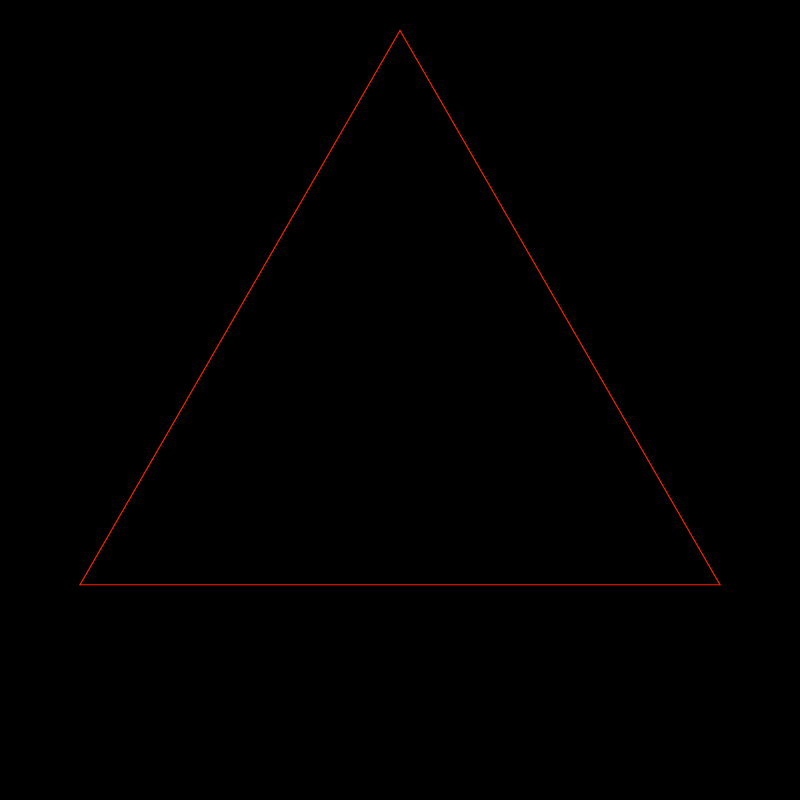
Frame 1 (no input)
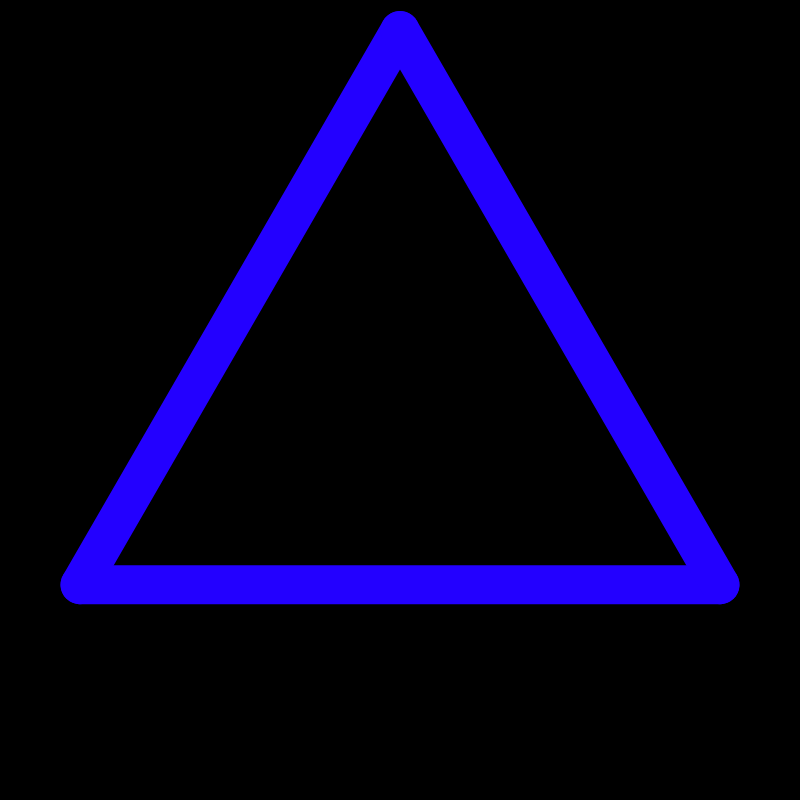
Frame 60 (no input)
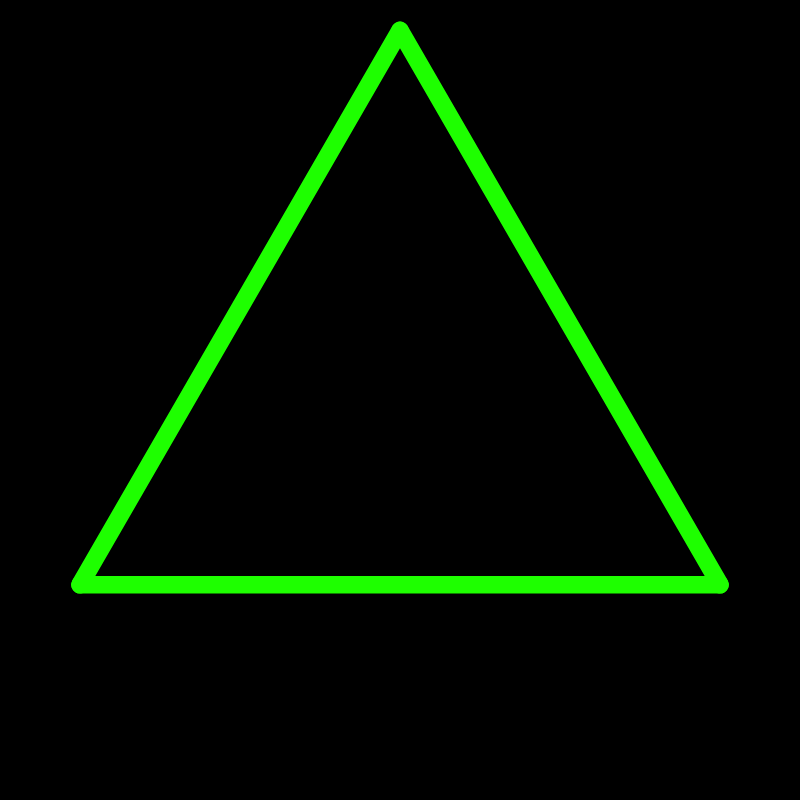
Frame 120 (the mouse pressed at the canvas centre since frame 60)

The p5.js sketch that drew these frames (run headless with seeded random() and noise() and a simulated clock; from frame 60 on, the mouse is pressed at the canvas centre):

// p5.js sketch
// ── sketch.js
var fractal;
var screenSize = 800;
var modifier = 0.03;
var jitterButton;
var nextIterButton;
var isJitter = false;

function setup()
{
    colorMode(HSB);
    background(0);
    
    jitterButton = createButton('jitter');
    jitterButton.mousePressed(toggleJitter);
    nextIterButton = createButton('next iteration');

    createCanvas(screenSize, screenSize);
    fractal = new KochFractal(screenSize / 2, screenSize / 2, screenSize * .8);

    nextIterButton.mousePressed(nextFractalIter);

    fractal.show();
}

function draw()
{
    background(0);    
    if(isJitter)
        fractal.jitter();
    
    fractal.show(modifier);
    modifier += 0.03;
}

function toggleJitter()
{
    isJitter = !isJitter;
}

function nextFractalIter()
{
    fractal.nextIteration();
}
// ── kochfractal.js
class KochFractal
{
    constructor(xPos, yPos, size)
    {
        this.xPos = xPos;
        this.yPos = yPos;
        this.size = size;
        this.points = [];

        this.points.push(createVector(xPos, yPos - Math.sqrt(3) / 3 * size));
        this.points.push(createVector(xPos - size / 2, yPos + Math.sqrt(3) / 6 * size));
        this.points.push(createVector(xPos + size / 2, yPos + Math.sqrt(3) / 6 * size));
    }

    nextIteration()
    {
        var newPoints = [];
        for(var i = 0; i < this.points.length - 1; i++)
        {
            this.populateInbetweenPoints(this.points[i], this.points[i + 1], newPoints);
        }
        this.populateInbetweenPoints(this.points[this.points.length - 1], this.points[0], newPoints);
        this.points = newPoints;
    }

    show(modifier)
    {
        for(var i = 1; i < this.points.length; i++)
        {
            strokeWeight(Math.abs(Math.sin(modifier) * 40));
            stroke(Math.abs(Math.sin(modifier) * 255), 255, 255);

            line(this.points[i - 1].x, this.points[i - 1].y, this.points[i].x, this.points[i].y);
        }
        line(this.points[0].x, this.points[0].y, this.points[this.points.length - 1].x, this.points[this.points.length - 1].y);
    }

    getVectorOfTrianglePoint(p1, p2)
    {
        var s60 = Math.sin(60 * Math.PI / 180.0);    
        var c60 = Math.cos(60 * Math.PI / 180.0);

        return createVector(c60 * (p1.x - p2.x) - s60 * (p1.y - p2.y) + p2.x,
                            s60 * (p1.x - p2.x) + c60 * (p1.y - p2.y) + p2.y);
    }

    populateInbetweenPoints(p1, p2, ptArray)
    {
        var oneThirdPt = createVector(p1.x * 2/3 + p2.x * 1/3, 
            p1.y * 2/3 + p2.y * 1/3);
        var twoThirdPt = createVector(p1.x * 1/3 + p2.x * 2/3, 
            p1.y * 1/3 + p2.y * 2/3);

        ptArray.push(createVector(p1.x, p1.y));
        ptArray.push(oneThirdPt);
        ptArray.push(this.getVectorOfTrianglePoint(twoThirdPt, oneThirdPt));
        ptArray.push(twoThirdPt);
        ptArray.push(createVector(p2.x, p2.y));
    }

    jitter()
    {
        for(var i = 0; i < this.points.length; i++)
        {
            this.points[i].x += (Math.random() - .5) * 5;
            this.points[i].y += (Math.random() - .5) * 5;
        }
    }
}
